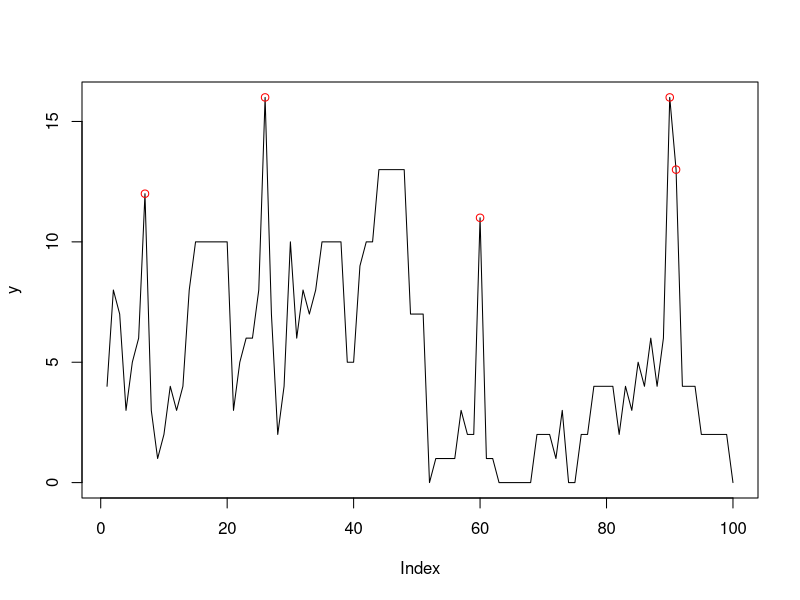
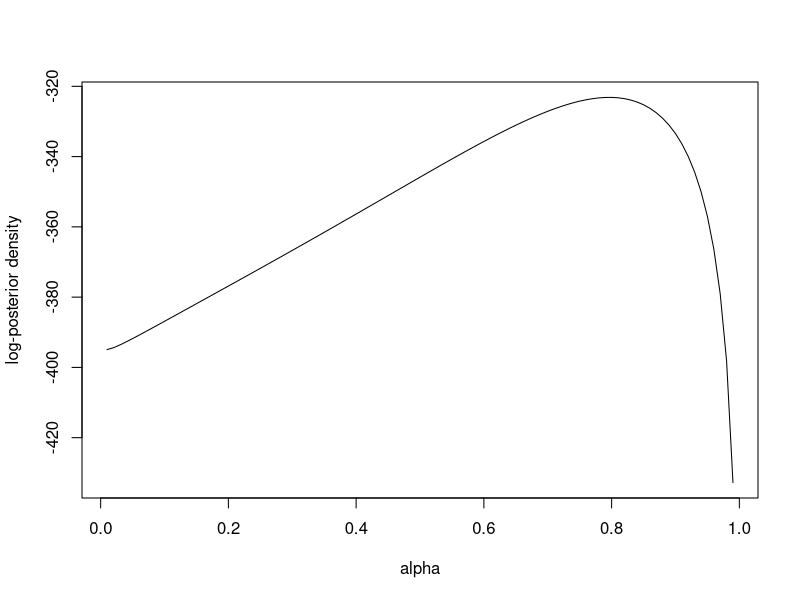
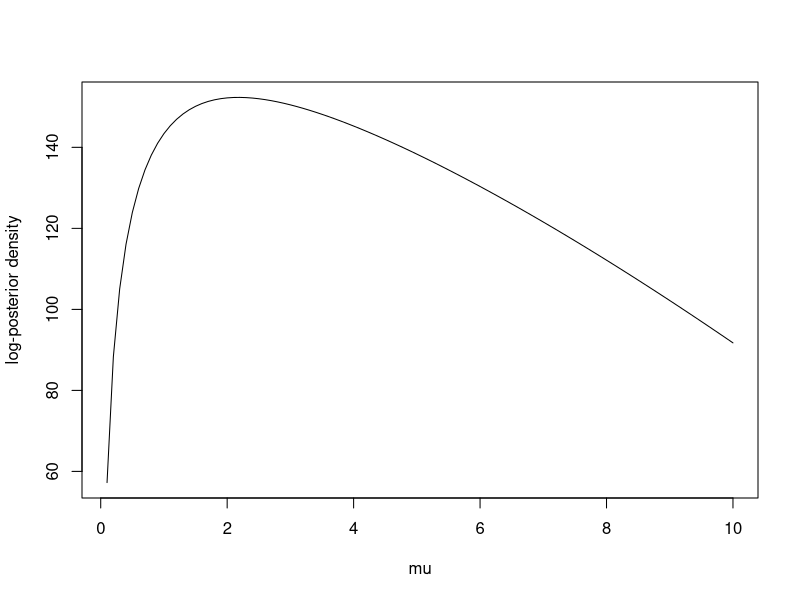
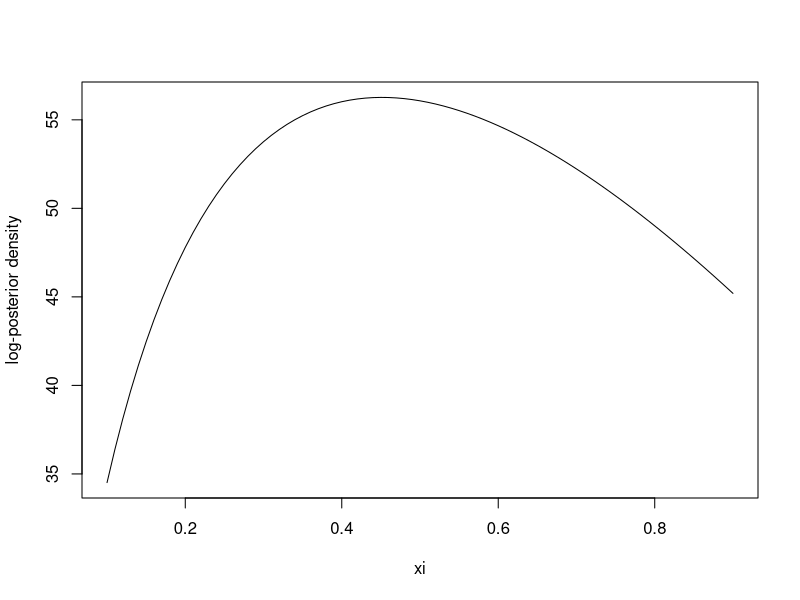
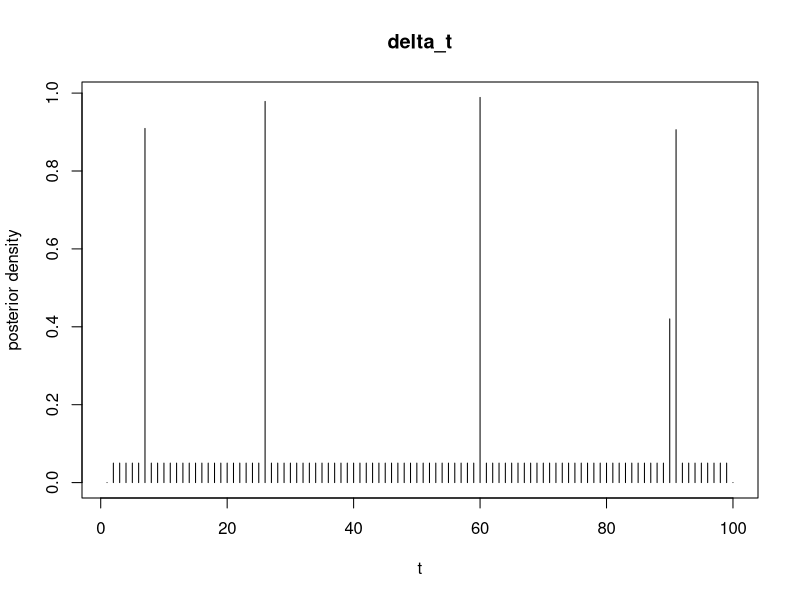
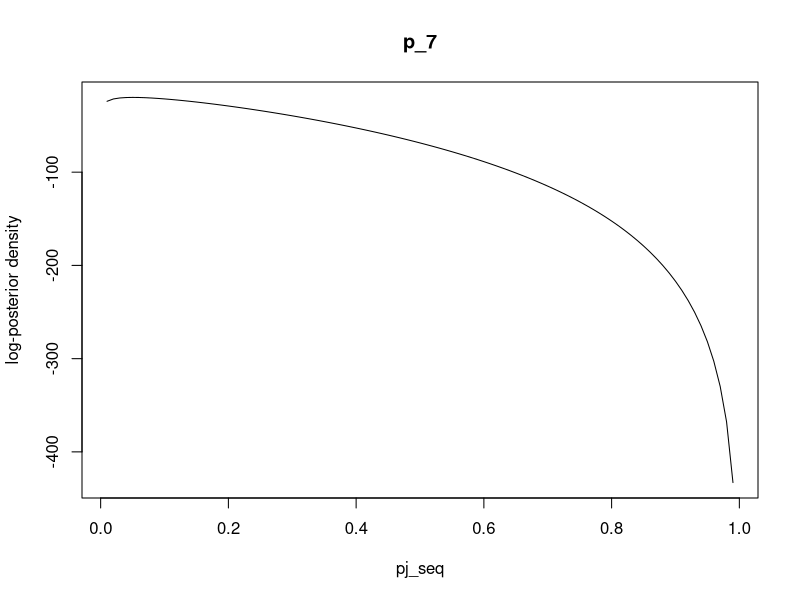
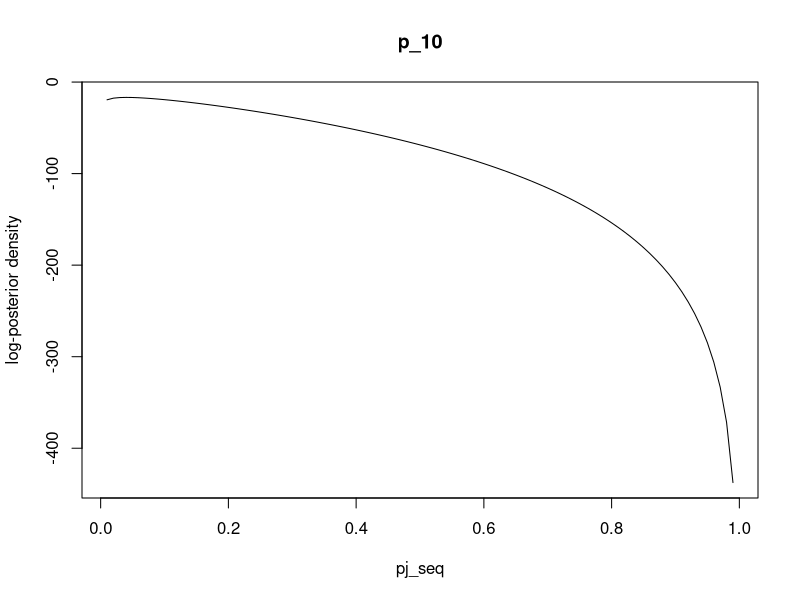
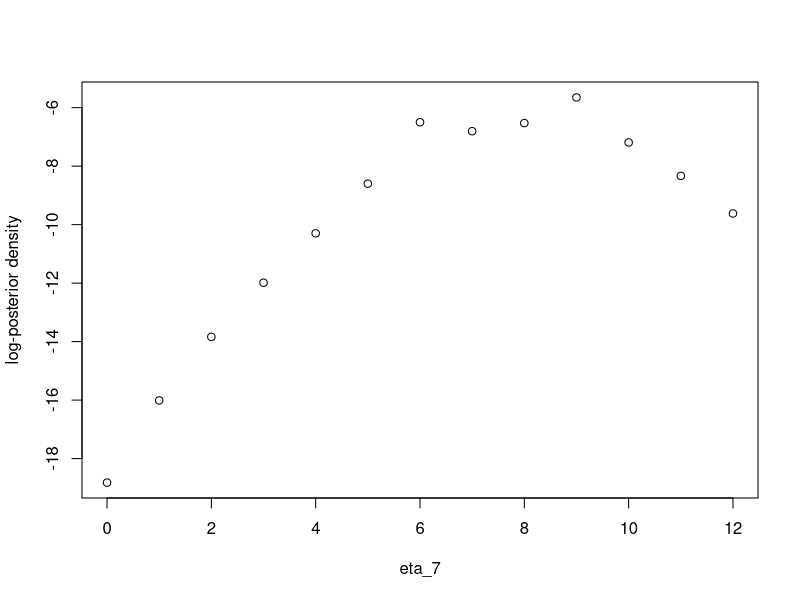

The R script that drew these images, in order:
# Bayesian Outlier Detection in GPAR(1)

# GPAR(1): Generalized Poisson AR(1) (Alzaid and Al-Osh, 1992):
#   X_t = S_t(X_{t-1}) + e_t, t=1, 2 , ...
#
#       e_t    ~ GP(q*mu, xi)        (Generalized Poisson)
#       S_t(.) ~ QB(alpha, xi/mu, .) (Quasi-Binomial)
#       X_t    ~ GP(mu, xi)          (Generalized Poisson)
#
#   Constraints:
#       0 < alpha < 1
#       q = 1-alpha
#       mu > 0
#       0 <= xi < 1
#
# Additive outliers modeling (Silva et al, 2018):
#	Y_t = X_t + eta_t*delta_t
#
#		eta_t|beta_t ~ Poisson(beta_t)
#		delta_t      ~ Bernoulli(p_t)
#
#	Constraints
#		beta_t > 0
#		0 < p_t < 1
#		eta_t, delta_t mutually independents
#
# Prior distributions:
#   alpha		 ~ Beta     (a, b)
#   mu  		 ~ Gamma    (c, d)
#   xi  		 ~ Beta     (g, h)
#   delta_t|p_t  ~ Bernoulli(p_t)
#	p_t			 ~ Beta     (l, m)
#	eta_t|beta_t ~ Poisson  (beta_t)
#	beta_t		 ~ Gamma    (v, w)
#
# MCMC Method: 
#   Gibbs Sampling with Random Walk Metropolis
#
# Author: Cleiton Moya de Almeida
#####

graphics.off()  # close all plots
rm(list=ls())	# clear the (global) environment variables
cat("\014") 	# clear the console (Ctrl+L)
set.seed(42)

# Print auxiliary function
printf <- function(...) {
	x = paste(sprintf(...),"\n")
	return(cat(x))
}

# Log-sum-exp auxiliary function
logsumexp <- function(x){
	c <- max(x)
	y <- c + log(sum((exp(x-c))))
	return(y)
}

# Auxiliary functions to compute full conditional posteriors

 
logf1 <- function(r, t, alpha, mu, xi, z){
	q <- 1-alpha
	logf1 <- log(choose(z[t-1], r)) + (r-1)*log(alpha*mu + r*xi) + 
		(z[t-1]-r-1)*log(q*mu + (z[t-1]-r)*xi)
	return(logf1)
}

log_f1 <- function(r, alpha, mu, xi, ys1){
    q <- 1-alpha
    logf1 <- log(choose(ys1, r)) + (r-1)*log(alpha*mu + r*xi) + 
        (ys1-r-1)*log(q*mu + (ys1-r)*xi)
    return(logf1)
}


logf2 <- function(r, t, alpha, mu, xi, z){
	q <- 1-alpha
	logf2 <- (z[t]-r-1)*log(q*mu + xi*(z[t]-r)) -xi*(z[t]-r) - 
		log(factorial(z[t]-r))
	return(logf2)
}

log_f2 <- function(r, alpha, mu, xi, ys){
    q <- 1-alpha
    logf2 <- (ys-r-1)*log(q*mu + xi*(ys-r)) -xi*(ys-r) - 
        log(factorial(ys-r))
    return(logf2)
}


# Full conditionallog-posterior of alpha
logpost_alpha <- function(alpha, mu, xi, delta, eta, y, a, b){
	z <- y - eta*delta
	q <- 1-alpha
	n <- length(y)
	logc1 <- (a+n-2)*log(alpha) + (b+2*n-3)*log(q) - mu*q*(n-1)
	
	soma1 <- 0
	for (t in 2:n){
		logc2 <- -(z[t-1]-1)*log(mu + z[t-1]*xi)
		Mt <- min(z[t], z[t-1])
		r_seq <- 0:Mt
		
		g <- function(r) logf1(r, t, alpha, mu, xi, z) + 
			logf2(r, t, alpha, mu, xi, z)
		logsoma2 <- logsumexp(sapply(r_seq, g))
		soma1 <- soma1 + logc2 + logsoma2
	}
	logpost <- logc1 + soma1
	return(logpost)
}

# Full conditional log-posterior of mu
logpost_mu <- function(alpha, mu, xi, delta, eta, y, c, d){
    z <- y - eta*delta
    q <- 1-alpha
    n <- length(y)
    logc1 <- (c+2*n-3)*log(mu) - mu*(d + q*(n-1))
    
    soma1 <- 0
    for (t in 2:n){
        logc2 <- -(z[t-1]-1)*log(mu + z[t-1]*xi)
        Mt <- min(z[t], z[t-1])
        r_seq <- 0:Mt
        
        g <- function(r) logf1(r, t, alpha, mu, xi, z) + 
            logf2(r, t, alpha, mu, xi, z)
        logsoma2 <- logsumexp(sapply(r_seq, g))
        soma1 <- soma1 + logc2 + logsoma2
    }
    logpost <- logc1 + soma1
    return(logpost)
}

# Full conditional log-posterior of xi
logpost_xi <- function(alpha, mu, xi, delta, eta, y, g, h){
    z <- y - eta*delta
    n <- length(y)
    logc1 <- (g-1)*log(xi) - h*xi
    
    soma1 <- 0
    for (t in 2:n){
        logc2 <- -(z[t-1]-1)*log(mu + z[t-1]*xi)
        Mt <- min(z[t], z[t-1])
        r_seq <- 0:Mt
        
        g <- function(r) logf1(r, t, alpha, mu, xi, z) + 
            logf2(r, t, alpha, mu, xi, z)
        logsoma2 <- logsumexp(sapply(r_seq, g))
        soma1 <- soma1 + logc2 + logsoma2
    }
    logpost <- logc1 + soma1
    return(logpost)
}

# logf, logfyj1, logfyj0: Used to compute logpost_delta_j
# ys:  y*[t]
# ys1: y*[t-1]
logf <- function(ys, ys1, alpha, mu, xi){
    q <- 1-alpha
    logc <- log(alpha) + 2*log(q*mu) - q*mu -(ys1-1)*log(mu + xi*ys1)
    
    Mt <- min(ys, ys1)
    if (Mt < 0){
    	Mt <- 0
    }
    r_seq <- 0:Mt
    g <- function(r) log_f1(r, alpha, mu, xi, ys1) + 
        log_f2(r, alpha, mu, xi, ys)
    logsoma <- logsumexp(sapply(r_seq, g))
    
    logf <- logc + logsoma
    return(logf)
}

# needs only delta[j-1], eta[j-1], eta[j] e eta[j+1]
logfyj1 <- function(j, alpha, mu, xi, delta, eta, p, y){
    
	#ys_3  <- y[j+1]-eta[j+1]
	#ys1_3 <- y[j]  -eta[j]
	#ys_4  <- y[j+1]
	#ys1_4 <- y[j]  -eta[j]
	
	#logf3 <- logf(ys_3, ys1_3, alpha, mu, xi)
	#logf4 <- logf(ys_4, ys1_4, alpha, mu, xi)
	
	logf1 <- logf(y[j]  -eta[j]  , y[j-1]-eta[j-1], alpha, mu, xi)
    logf2 <- logf(y[j]  -eta[j]  , y[j-1]         , alpha, mu, xi)
    logf3 <- logf(y[j+1]-eta[j+1], y[j]  -eta[j]  , alpha, mu, xi)
    logf4 <- logf(y[j+1]         , y[j]  -eta[j]  , alpha, mu, xi)
    
    g3 <- logf3 + log(p[j+1])
    g4 <- logf4 + log(1-p[j+1])
    if (delta[j-1] == 1){
    	logf1 <- logf(y[j]  -eta[j]  , y[j-1]-eta[j-1], alpha, mu, xi)
        out <- logf1 + logsumexp(c(g3,g4))
    } else {
    	logf2 <- logf(y[j]  -eta[j]  , y[j-1]         , alpha, mu, xi)
        out <- logf2 + logsumexp(c(g3,g4))
    }
    
    return(out)
}

# needs only delta[j-1], eta[j-1], eta[j+1]
logfyj0 <- function(j, alpha, mu, xi, delta, eta, p, y){
    
    logf1 <- logf(y[j]           , y[j-1]-eta[j-1], alpha, mu, xi)
    logf2 <- logf(y[j]           , y[j-1]         , alpha, mu, xi)
    logf3 <- logf(y[j+1]-eta[j+1], y[j]           , alpha, mu, xi)
    logf4 <- logf(y[j+1]         , y[j]           , alpha, mu, xi)
    
    g3 <- logf3 + log(p[j+1])
    g4 <- logf4 + log(1-p[j+1])
    if (delta[j-1] == 1){
        out <- logf1 + logsumexp(c(g3,g4))
    } else {
        out <- logf2 + logsumexp(c(g3,g4))
    }
    
    return(out)
}

# Full conditional log-posterior of delta_j
# needs only delta[j-1], eta[j-1], eta[j], eta[j+1]
# note it can be evaluated only for j=2:(n-1)
logpost_delta_j <- function(j, alpha, mu, xi, delta, eta, p, y){
    g1 <- log(p[j])   + logfyj1(j, alpha, mu, xi, delta, eta, p, y)
    g2 <- log(1-p[j]) + logfyj0(j, alpha, mu, xi, delta, eta, p, y)
    logpost <- g1 - logsumexp(c(g1, g2))
    return(logpost)
}

# Full conditional log-posterior of p_j
# needs only delta[j]
logpost_p_j <- function(j, delta, p_j, l, m){
	logpost <- (delta[j]+l-1)*log(p_j) + (m-delta[j])*log(1-p_j)
	return(logpost)
}

# Full conditional log-posterior of eta_j
logpost_eta_j <- function(j, alpha, mu, xi, delta, eta, eta_j, beta){
	logpi <- -beta[j] + eta_j*log(beta[j]) -log(factorial(eta_j))
	eta_ <- eta
	eta_[j] = eta_j
	logpost <- logpi + logfyj1(j, alpha, mu, xi, delta, eta_, p, y)
	return(logpost)
} 

# Full conditional log-posterior of beta_j
logpost_beta_j <- function(j, eta, beta_j, v, w){
	logpost <- -beta_j*(w+1) + (eta[j]+v-1)*log(beta_j)
	return(logpost)
}

# Read the data
x_df <- read.csv("x.csv", header = TRUE)
x <- as.vector(x_df$x)
n <- length(x)

# Insert the outliers
tau <- c(7, 26, 60, 90, 91)
eta_tau <- 9
y <- x
y[tau] <- y[tau] + eta_tau
plot(y, type="l")
points(tau, y[tau], col="red")

# Prepare delta and eta vectors
delta <- rep(0,n)
eta <- rep(0,n)
delta[tau] <- 1
eta[tau] <- eta_tau

# Prepare p and beta vectors
p    <- rep(0.05, n)
beta <- rep(10, n)

# Model parameters
alpha <- 0.8
mu    <- 2
xi    <- 0.5

# Prior hyperparameters
a <- 0.01 # alpha
b <- 0.01 # alpha
c <- 0.1  # mu
d <- 0.1  # mu	
g <- 0.01 # xi
h <- 0.01 # xi
l <- 5    # p_t 	
m <- 95   # p_t 
v <- 10   # eta_t
w <- 1    # eta_t

# Plot the full conditional posterior densities
alpha_seq <- seq(0.01, 0.99, 0.01)
mu_seq    <- seq(0.1, 10, 0.1)
xi_seq    <- seq(0.1, 0.9, 0.01)
j_seq     <- seq(2, n-1)
pj_seq	  <- seq(0.01, 0.99, 0.01)
etaj_seq  <- seq(0, 12)
betaj_seq <- seq(0.1, 16, 0.1)

h1 <- function(z) logpost_alpha(alpha=z, mu, xi, delta, eta, y, a, b)
h2 <- function(z) logpost_mu(alpha, mu=z, xi, delta, eta, y, c, d)
h3 <- function(z) logpost_xi(alpha, mu, xi=z, delta, eta, y, g, h)

y1 <- sapply(alpha_seq, h1)
y2 <- sapply(mu_seq, h2)
y3 <- sapply(xi_seq, h3)

y4 <- rep(0, n)
for (j in j_seq){
    y4[j] <- exp(logpost_delta_j(j, alpha, mu, xi, delta, eta, p, y))
}

h5 <- function(z) logpost_p_j(7,  delta, p_j=z, l, m)
y5 <- sapply(pj_seq, h5)

h6 <- function(z) logpost_p_j(10, delta, p_j=z, l, m)
y6 <- sapply(pj_seq, h6)

h7 <- function(z) logpost_eta_j(7, alpha, mu, xi, delta, eta, eta_j=z, beta)
y7 <- sapply(etaj_seq, h7)

h8 <- function(z) logpost_beta_j(7, eta, beta_j=z, v, w)
y8 <- sapply(betaj_seq, h8)

h9 <- function(z) logpost_beta_j(10, eta, beta_j=z, v, w)
y9 <- sapply(betaj_seq, h9)

plot(alpha_seq, y1, type="l",xlab="alpha", ylab="log-posterior density")
plot(mu_seq, y2, type="l", xlab="mu", ylab="log-posterior density")
plot(xi_seq, y3, type="l", xlab="xi", ylab="log-posterior density")
plot(1:n, y4, type="h", xlab="t", ylab="posterior density", main="delta_t")
plot(pj_seq, y5, type="l", ylab="log-posterior density", main="p_7")
plot(pj_seq, y6, type="l", ylab="log-posterior density", main="p_10")
plot(etaj_seq, y7, type="p", xlab="eta_7", ylab="log-posterior density")
plot(betaj_seq, y8, type="l", xlab="beta_7", ylab="log-posterior density")
plot(betaj_seq, y9, type="l", xlab="beta_10", ylab="log-posterior density")